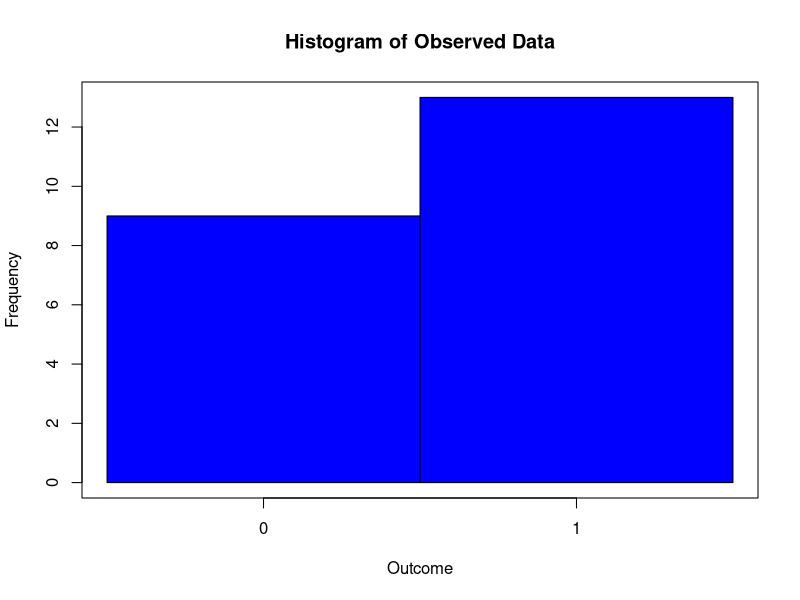
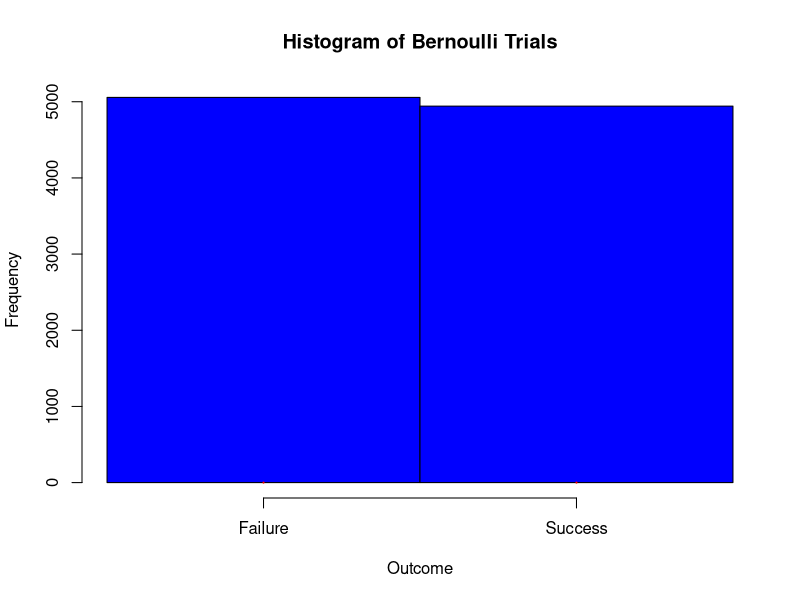
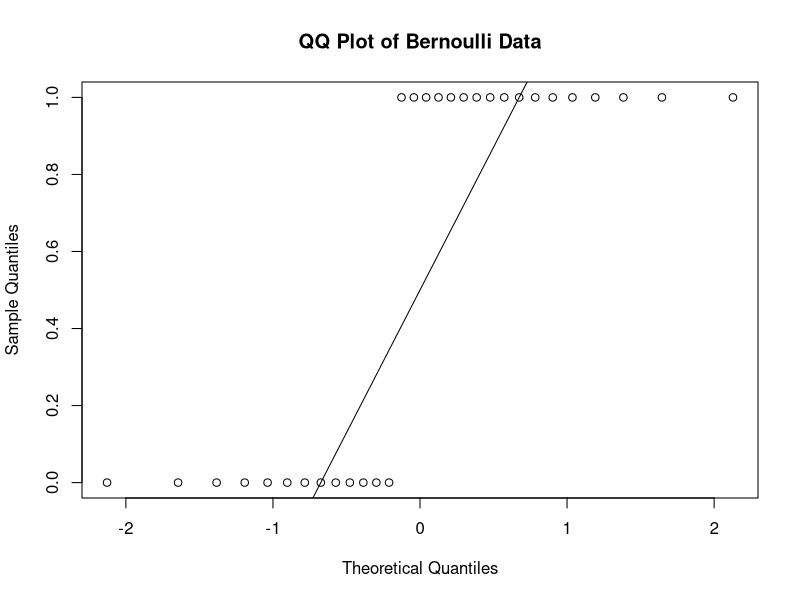
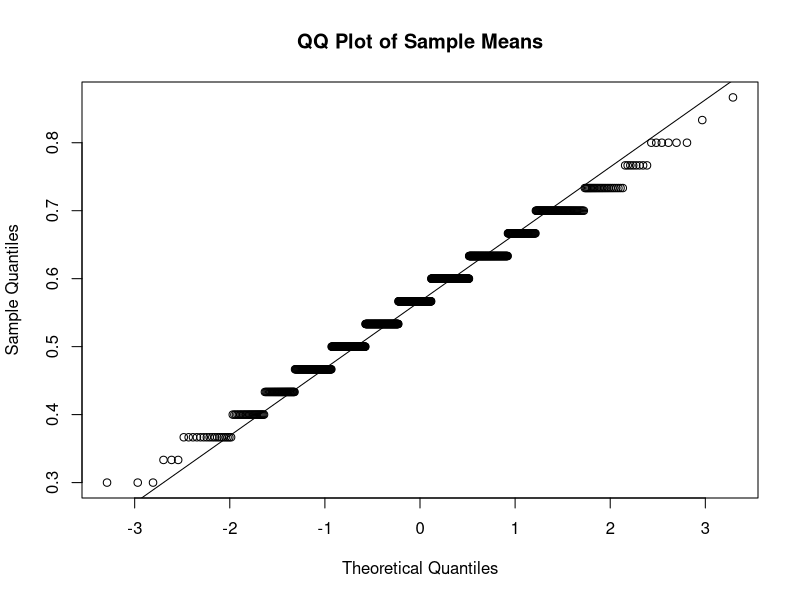

The R source for these figures, in order:
#'Results Score' column which represents my observed data for (Bernoulli distribution)
#successfully completed the program through it's duration=1
#Unsuccessfully completed the program prior to expiration=0

results<-c(1,1,0,1,0,0,1,0,0,0,1,0,1,1,1,1,1,0,1,0,1,1)

results
# Frequency table for 'Results Score'
freq_table <- table(results)
print(freq_table)

# Proportion table for better understanding
prop_table <- prop.table(freq_table)
print(prop_table)

# Calculate the number of trials
n <- length(results)
n
# Calculate the probability of success from observed data
p_hat <- sum(results) / n
p_hat

#observation varience
obs_var= p_hat*(1-p_hat)/n
obs_var

# Create a histogram of the observed data
hist(results, breaks=seq(-0.5, 1.5, by=1), col="blue", xlab="Outcome", ylab="Frequency", main="Histogram of Observed Data", xaxt='n', axes=FALSE)
axis(side=1, at=c(0, 1))  # Set x-axis labels to 0 and 1
axis(side=2)  # Add default y-axis
box()  # Add a box around the plot


# Population(simulation of the true population)
# Set the seed for reproducibility
set.seed(123)

# Parameters for Bernoulli trials
size <- 1      # Each trial is a Bernoulli trial (size=1)
prob <- 0.5   # Probability of success in each trial
n.1 <- 10000         # Number of trials

# Generate Bernoulli trial data (this is equivalent to simulating individual Bernoulli trials)
pop_data <- rbinom(n.1, size, prob)
pop_variance<-var(pop_data)
pop_variance
# Calculate probabilities for the outcomes of a single Bernoulli trial
y_0 <- dbinom(0, size, prob)  # Probability of 0 successes (failure)
y_1 <- dbinom(1, size, prob)  # Probability of 1 success (success)

# Print probabilities
print(paste("Probability of failure (0 successes):", y_0))
print(paste("Probability of success (1 success):", y_1))

# Display the histogram of the Bernoulli trials
hist(pop_data, breaks=seq(-0.5, 1.5, 1), main="Histogram of Bernoulli Trials", col="blue", xlab="Outcome", xlim=c(-0.5, 1.5), xaxt='n')
axis(1, at=c(0,1), labels=c("Failure", "Success"))

# Add the theoretical Bernoulli distribution as lines on top of the histogram
x_values <- c(0, 1)  # Points at which to place the lines
y_values <- c(y_0, y_1)  # Heights of the lines, corresponding to probabilities
lines(x_values, y_values, type="h", col="red", lwd=2)  # 'type="h"' creates a histogram-like line plot for clarity

###################################################################################
#checking for Normality 

# Replicating the 'Results Score' column to get at least 30 observations
results_30 <- rep(results, length.out = 30)

# Calculating the sample mean (proportion of successes)
p_hat_30 <- mean(results_30)

# QQ plot for the original Bernoulli data
qqnorm(results_30, main = "QQ Plot of Bernoulli Data")
qqline(results_30)

# Number of resamples
num_resamples <- 1000

# Number of observations in each resample
n.2 <- length(results_30)

# Storage for sample means
sample_means <- numeric(num_resamples)

# Generate resamples and calculate sample means
set.seed(123)  # For reproducibility
for (i in 1:num_resamples) {
  sample_means[i] <- mean(sample(results_30, size = n.2, replace = TRUE))
}

# QQ plot for the sample means
qqnorm(sample_means, main = "QQ Plot of Sample Means")
qqline(sample_means)
##################################################################################

# Get confidence intervals for p_hat=mean 
#theoretical population mean
mu=0.5
#sample_data(observation)
p_hat <- sum(results) / n
p_hat

#unbiased sample Variance
sample_var=var(results) 
sample_var
samp_sd=sqrt(sample_var)
samp_sd


#find population mean 
#calculate t sub-alpha, alpha=0.05 and using t-stat since n<30 and pop variance unknown
df=n-1
df

#95% confidence interval
alpha=0.05

cv=qt(alpha/2,df,lower.tail=FALSE)
cv
se=samp_sd/sqrt(n)
se

moe=cv*se
moe

low_interval=p_hat-moe
high_interval=p_hat+moe
low_interval=round(low_interval,4)
high_interval=round(high_interval,4)
low_interval
high_interval
#we are 95% sure that from several simulations the population mean will be between [0.3678,0.814]

##Reject H0 in favor of H1 if p_hat > - c or p_hat< + c for two tailed test
#HO:mu=0.50; H1 does NOT=0.50

mu=0.5
p_hat


#calculate "for some c"(cut off):
c.up=mu+cv*(samp_sd/sqrt(n))
c.down=mu-cv*(samp_sd/sqrt(n))
c.up
c.down

#Test shows: Fail to REJECT H0 in favor of H1 since p_hat is between [0.2768,0.723]

#calculate p_value
t=(p_hat-mu)/(samp_sd/sqrt(n))
t

p_value=2*1-(pnorm(t))
p_value
#since p_value>alpha ,Fail to reject(accept) H0!

#Find Population Variance:chi-square distribution;CI
low=qchisq(alpha/2,df,lower.tail=FALSE)
up=qchisq(1-alpha/2,df,lower.tail = FALSE)
chi_low=(df*sample_var)/low
chi_up=(df*sample_var)/up
chi_low=round(chi_low,4)
chi_up=round(chi_up,4)
chi_low
chi_up
#we are 95% confident that from several simulation the population variance will be between [0.1499,0.5172]
sample_var
pop_variance

# Test statistic
chi_sq <-(df * sample_var) / pop_variance


# P-value
p_value <- 2 * min(pchisq(chi_sq, df), 1 - pchisq(chi_sq, df))

# Output the test statistic and p-value
chi_sq
p_value

#Since the p-value is greater than 0.05, you fail to reject the null hypothesis. 
#This means there is no significant difference between the observed variance and the hypothesized population variance.

